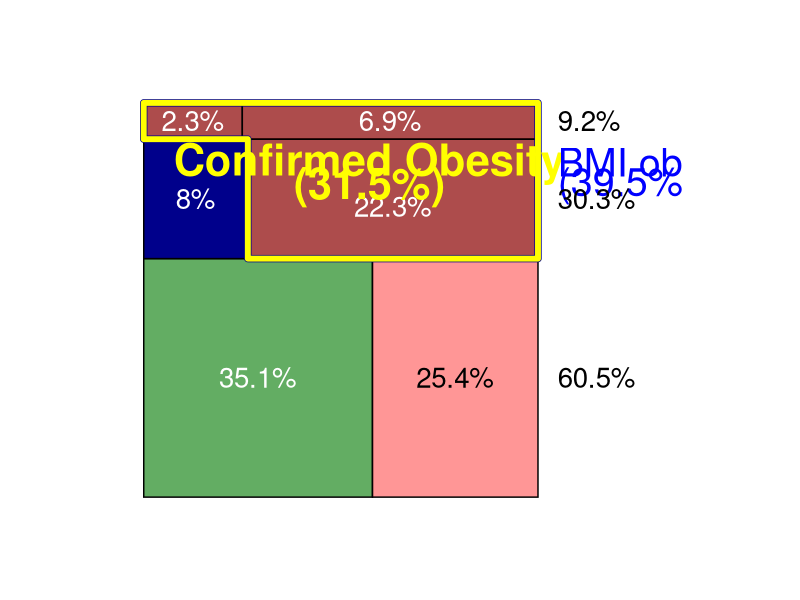

Generate this figure with R:
library(ggplot2)
options(repr.plot.width = 17, repr.plot.height = 12)  # Set default size
par(mfrow=c(2,2))

# Define proportions (cumulative)
horizontal_breaks <- c(0.605, 0.908, 1)  # 60.5%, 30.3%, 9.2%

# Vertical splits (as proportions WITHIN each row)
vertical_splits <- list(
  row1 = 0.351/(0.351 + 0.254),  # 35.1% vs 25.4%
  row2 = 0.08/(0.08 + 0.223),     # 8% vs 22.3%
  row3 = 0.023/(0.023 + 0.069)    # 2.3% vs 6.9%
)

# Define colors with transparency
light_blue <- adjustcolor("lightblue", alpha.f = 0.7)
light_red <- adjustcolor("indianred1", alpha.f = 0.7)
green <- adjustcolor("forestgreen", alpha.f = 0.7)
dark_red <- adjustcolor("darkred", alpha.f = 0.7)

# Create all rectangular regions
regions <- data.frame(
  # Bottom row (60.5%)
  rbind(
    data.frame(xmin = 0, xmax = vertical_splits$row1, ymin = 0, ymax = horizontal_breaks[1], 
               fill = green, border = "black"),
    data.frame(xmin = vertical_splits$row1, xmax = 1, ymin = 0, ymax = horizontal_breaks[1], 
               fill = light_red, border = "black"),
    
    # Middle row (30.3%)
    data.frame(xmin = 0, xmax = vertical_splits$row2, ymin = horizontal_breaks[1], ymax = horizontal_breaks[2], 
               fill = "darkblue", border = "black"),
    data.frame(xmin = vertical_splits$row2, xmax = 1, ymin = horizontal_breaks[1], ymax = horizontal_breaks[2], 
               fill = dark_red, border = "black"),
    
    # Top row (9.2%)
    data.frame(xmin = 0, xmax = vertical_splits$row3, ymin = horizontal_breaks[2], ymax = 1, 
               fill = dark_red, border = "black"),
    data.frame(xmin = vertical_splits$row3, xmax = 1, ymin = horizontal_breaks[2], ymax = 1, 
               fill = dark_red, border = "black")
  )
)

# Create plot
library(ggplot2) 
# [Keep your existing data preparation code...]

# Create plot
library(ggplot2)

# [Keep your existing data preparation code...]

# Create plot
pp1=ggplot() +
  # Original regions with black borders
  geom_rect(data = regions, 
            aes(xmin = xmin, xmax = xmax, ymin = ymin, ymax = ymax),
            fill = regions$fill, color = "black", linewidth = 0.5) +
  
  # SINGLE OUTLINE around combined areas
  geom_polygon(data = data.frame(
    x = c(
      vertical_splits$row2,  # Start at 22.3% left
      1,                     # Bottom-right corner
      1,                     # Up to 6.9% right
      1,#vertical_splits$row3,  # Across to 2.3% right
      1, #vertical_splits$row3,  # Down to 2.3% left
      0,                     # Across bottom of 2.3%
      0,
      vertical_splits$row2,                     # Up to 22.3% left
      vertical_splits$row2   # Close the path
    ),
    y = c(
      horizontal_breaks[1],  # Start height
      horizontal_breaks[1],  # Bottom
      1, #horizontal_breaks[2],  # Top of 22.3%
      1, #horizontal_breaks[1],  # Top of 6.9%
      1,                     # Top of 2.3%
      1,                     # Top-left
      horizontal_breaks[2],  # Bottom-left
      horizontal_breaks[2],  # Bottom-left
      horizontal_breaks[2]   # Return to start
    )
  ), aes(x = x, y = y), 
  fill = NA, color = "darkblue", linewidth = 2.5) +
  # SINGLE OUTLINE around combined areas
  geom_polygon(data = data.frame(
    x = c(
      vertical_splits$row2,  # Start at 22.3% left
      1,                     # Bottom-right corner
      1,                     # Up to 6.9% right
      1,#vertical_splits$row3,  # Across to 2.3% right
      1, #vertical_splits$row3,  # Down to 2.3% left
      0,                     # Across bottom of 2.3%
      0,
      vertical_splits$row2,                     # Up to 22.3% left
      vertical_splits$row2   # Close the path
    ),
    y = c(
      horizontal_breaks[1],  # Start height
      horizontal_breaks[1],  # Bottom
      1, #horizontal_breaks[2],  # Top of 22.3%
      1, #horizontal_breaks[1],  # Top of 6.9%
      1,                     # Top of 2.3%
      1,                     # Top-left
      horizontal_breaks[2],  # Bottom-left
      horizontal_breaks[2],  # Bottom-left
      horizontal_breaks[2]   # Return to start
    )
  ), aes(x = x, y = y), 
  fill = NA, color = "yellow", linewidth = 2) +
  
  # [Keep your existing label/theme code...]
  
  # Add percentage labels
  # Row 1 (60.5%)
  annotate("text", x = vertical_splits$row1/2, y = horizontal_breaks[1]/2, 
           label = "35.1%", size = 7, color = "white") +
  annotate("text", x = (vertical_splits$row1 + 1)/2, y = horizontal_breaks[1]/2, 
           label = "25.4%", size = 7, color = "black") +
  
  # Row 2 (30.3%)
  annotate("text", x = vertical_splits$row2/2, y = mean(horizontal_breaks[1:2]), 
           label = "8%", size = 7, color = "white") +
  annotate("text", x = (vertical_splits$row2 + 1)/2, y = mean(horizontal_breaks[1:2])-0.02, 
           label = "22.3%", size = 7, color = "white") +
  
  # Clinical Obesity label
  annotate("text", x = (vertical_splits$row2 + 1)/2 - 0.06, y = mean(horizontal_breaks[1:2]) + 0.1, 
           label = "Confirmed Obesity", size = 11, color = "yellow", fontface = "bold") +
  annotate("text", x = (vertical_splits$row2 + 1)/2 - 0.06, y = mean(horizontal_breaks[1:2]) + 0.04, 
           label = "(31.5%)", size = 11, color = "yellow", fontface = "bold") +
  
  # Row 3 (9.2%)
  annotate("text", x = vertical_splits$row3/2, y = mean(horizontal_breaks[2:3]), 
           label = "2.3%", size = 7, color = "white") +
  annotate("text", x = (vertical_splits$row3 + 1)/2, y = mean(horizontal_breaks[2:3]), 
           label = "6.9%", size = 7, color = "white") +
  
  # Horizontal section labels
  annotate("text", x = 1.05, y = .85, color="blue", 
           label = "BMI obese", size = 10, hjust = 0) +
  annotate("text", x = 1.05, y = .8, color="blue",
           label = "(39.5%)", size = 10, hjust = 0) +
  
  # Horizontal section labels
  annotate("text", x = 1.05, y = horizontal_breaks[1]/2, 
           label = "60.5%", size = 7, hjust = 0) +
  annotate("text", x = 1.05, y = mean(horizontal_breaks[1:2]), 
           label = "30.3%", size = 7, hjust = 0) +
  annotate("text", x = 1.05, y = mean(horizontal_breaks[2:3]), 
           label = "9.2%", size = 7, hjust = 0) +
  
  coord_fixed(xlim = c(0, 1.3)) +
  theme_void() +
  theme(plot.margin = margin(2, 3, 2, 3, "cm"))